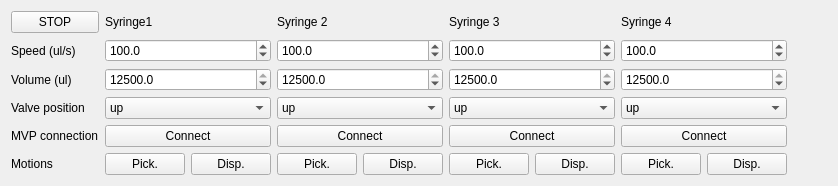
               <widget class="QWidget" name="tab_7">
                <attribute name="title">
                 <string>WorkStation</string>
                </attribute>
                <layout class="QHBoxLayout" name="horizontalLayout_2">
                 <item>
                  <layout class="QGridLayout" name="gridLayout_5">
                   <item row="5" column="4">
                    <layout class="QHBoxLayout" name="horizontalLayout_10">
                     <item>
                      <widget class="QPushButton" name="pushButton_fill_syringe_4">
                       <property name="text">
                        <string>Pick.</string>
                       </property>
                      </widget>
                     </item>
                     <item>
                      <widget class="QPushButton" name="pushButton_dispense_syringe_4">
                       <property name="text">
                        <string>Disp.</string>
                       </property>
                      </widget>
                     </item>
                    </layout>
                   </item>
                   <item row="5" column="2">
                    <layout class="QHBoxLayout" name="horizontalLayout_8">
                     <item>
                      <widget class="QPushButton" name="pushButton_fill_syringe_2">
                       <property name="text">
                        <string>Pick.</string>
                       </property>
                      </widget>
                     </item>
                     <item>
                      <widget class="QPushButton" name="pushButton_dispense_syringe_2">
                       <property name="text">
                        <string>Disp.</string>
                       </property>
                      </widget>
                     </item>
                    </layout>
                   </item>
                   <item row="5" column="3">
                    <layout class="QHBoxLayout" name="horizontalLayout_9">
                     <item>
                      <widget class="QPushButton" name="pushButton_fill_syringe_3">
                       <property name="text">
                        <string>Pick.</string>
                       </property>
                      </widget>
                     </item>
                     <item>
                      <widget class="QPushButton" name="pushButton_dispense_syringe_3">
                       <property name="text">
                        <string>Disp.</string>
                       </property>
                      </widget>
                     </item>
                    </layout>
                   </item>
                   <item row="5" column="1">
                    <layout class="QHBoxLayout" name="horizontalLayout_5">
                     <item>
                      <widget class="QPushButton" name="pushButton_fill_syringe_1">
                       <property name="text">
                        <string>Pick.</string>
                       </property>
                      </widget>
                     </item>
                     <item>
                      <widget class="QPushButton" name="pushButton_dispense_syringe_1">
                       <property name="text">
                        <string>Disp.</string>
                       </property>
                      </widget>
                     </item>
                    </layout>
                   </item>
                   <item row="4" column="1">
                    <widget class="QPushButton" name="pushButton_connect_mvp_syringe_1">
                     <property name="sizePolicy">
                      <sizepolicy hsizetype="Minimum" vsizetype="Fixed">
                       <horstretch>0</horstretch>
                       <verstretch>0</verstretch>
                      </sizepolicy>
                     </property>
                     <property name="text">
                      <string>Connect</string>
                     </property>
                    </widget>
                   </item>
                   <item row="4" column="3">
                    <widget class="QPushButton" name="pushButton_connect_mvp_syringe_3">
                     <property name="sizePolicy">
                      <sizepolicy hsizetype="Minimum" vsizetype="Fixed">
                       <horstretch>0</horstretch>
                       <verstretch>0</verstretch>
                      </sizepolicy>
                     </property>
                     <property name="text">
                      <string>Connect</string>
                     </property>
                    </widget>
                   </item>
                   <item row="4" column="2">
                    <widget class="QPushButton" name="pushButton_connect_mvp_syringe_2">
                     <property name="sizePolicy">
                      <sizepolicy hsizetype="Minimum" vsizetype="Fixed">
                       <horstretch>0</horstretch>
                       <verstretch>0</verstretch>
                      </sizepolicy>
                     </property>
                     <property name="text">
                      <string>Connect</string>
                     </property>
                    </widget>
                   </item>
                   <item row="5" column="0">
                    <widget class="QLabel" name="label_21">
                     <property name="text">
                      <string>Motions</string>
                     </property>
                    </widget>
                   </item>
                   <item row="2" column="0">
                    <widget class="QLabel" name="label_22">
                     <property name="text">
                      <string>Volume (ul)</string>
                     </property>
                    </widget>
                   </item>
                   <item row="2" column="1">
                    <widget class="QDoubleSpinBox" name="doubleSpinBox_stroke_factor_1">
                     <property name="decimals">
                      <number>1</number>
                     </property>
                     <property name="maximum">
                      <double>12500.000000000000000</double>
                     </property>
                     <property name="singleStep">
                      <double>1.000000000000000</double>
                     </property>
                     <property name="value">
                      <double>12500.000000000000000</double>
                     </property>
                    </widget>
                   </item>
                   <item row="4" column="4">
                    <widget class="QPushButton" name="pushButton_connect_mvp_syringe_4">
                     <property name="sizePolicy">
                      <sizepolicy hsizetype="Minimum" vsizetype="Fixed">
                       <horstretch>0</horstretch>
                       <verstretch>0</verstretch>
                      </sizepolicy>
                     </property>
                     <property name="text">
                      <string>Connect</string>
                     </property>
                    </widget>
                   </item>
                   <item row="3" column="1">
                    <widget class="QComboBox" name="comboBox_valve_port_1">
                     <item>
                      <property name="text">
                       <string>up</string>
                      </property>
                     </item>
                     <item>
                      <property name="text">
                       <string>left</string>
                      </property>
                     </item>
                     <item>
                      <property name="text">
                       <string>right</string>
                      </property>
                     </item>
                    </widget>
                   </item>
                   <item row="3" column="0">
                    <widget class="QLabel" name="label_18">
                     <property name="sizePolicy">
                      <sizepolicy hsizetype="Fixed" vsizetype="Preferred">
                       <horstretch>0</horstretch>
                       <verstretch>0</verstretch>
                      </sizepolicy>
                     </property>
                     <property name="text">
                      <string>Valve position</string>
                     </property>
                    </widget>
                   </item>
                   <item row="0" column="1">
                    <widget class="QLabel" name="label_9">
                     <property name="sizePolicy">
                      <sizepolicy hsizetype="Fixed" vsizetype="Preferred">
                       <horstretch>0</horstretch>
                       <verstretch>0</verstretch>
                      </sizepolicy>
                     </property>
                     <property name="text">
                      <string>Syringe1</string>
                     </property>
                    </widget>
                   </item>
                   <item row="0" column="4">
                    <widget class="QLabel" name="label_17">
                     <property name="sizePolicy">
                      <sizepolicy hsizetype="Fixed" vsizetype="Preferred">
                       <horstretch>0</horstretch>
                       <verstretch>0</verstretch>
                      </sizepolicy>
                     </property>
                     <property name="text">
                      <string>Syringe 4</string>
                     </property>
                    </widget>
                   </item>
                   <item row="0" column="3">
                    <widget class="QLabel" name="label_16">
                     <property name="sizePolicy">
                      <sizepolicy hsizetype="Fixed" vsizetype="Preferred">
                       <horstretch>0</horstretch>
                       <verstretch>0</verstretch>
                      </sizepolicy>
                     </property>
                     <property name="text">
                      <string>Syringe 3</string>
                     </property>
                    </widget>
                   </item>
                   <item row="0" column="2">
                    <widget class="QLabel" name="label_15">
                     <property name="sizePolicy">
                      <sizepolicy hsizetype="Fixed" vsizetype="Fixed">
                       <horstretch>0</horstretch>
                       <verstretch>0</verstretch>
                      </sizepolicy>
                     </property>
                     <property name="text">
                      <string>Syringe 2</string>
                     </property>
                    </widget>
                   </item>
                   <item row="3" column="2">
                    <widget class="QComboBox" name="comboBox_valve_port_2">
                     <item>
                      <property name="text">
                       <string>up</string>
                      </property>
                     </item>
                     <item>
                      <property name="text">
                       <string>left</string>
                      </property>
                     </item>
                     <item>
                      <property name="text">
                       <string>right</string>
                      </property>
                     </item>
                    </widget>
                   </item>
                   <item row="3" column="3">
                    <widget class="QComboBox" name="comboBox_valve_port_3">
                     <item>
                      <property name="text">
                       <string>up</string>
                      </property>
                     </item>
                     <item>
                      <property name="text">
                       <string>left</string>
                      </property>
                     </item>
                     <item>
                      <property name="text">
                       <string>right</string>
                      </property>
                     </item>
                    </widget>
                   </item>
                   <item row="2" column="2">
                    <widget class="QDoubleSpinBox" name="doubleSpinBox_stroke_factor_2">
                     <property name="decimals">
                      <number>1</number>
                     </property>
                     <property name="maximum">
                      <double>12500.000000000000000</double>
                     </property>
                     <property name="singleStep">
                      <double>1.000000000000000</double>
                     </property>
                     <property name="value">
                      <double>12500.000000000000000</double>
                     </property>
                    </widget>
                   </item>
                   <item row="4" column="0">
                    <widget class="QLabel" name="label_20">
                     <property name="text">
                      <string>MVP connection</string>
                     </property>
                    </widget>
                   </item>
                   <item row="1" column="4">
                    <widget class="QDoubleSpinBox" name="doubleSpinBox_speed_normal_mode_4">
                     <property name="decimals">
                      <number>1</number>
                     </property>
                     <property name="maximum">
                      <double>5000.000000000000000</double>
                     </property>
                     <property name="singleStep">
                      <double>100.000000000000000</double>
                     </property>
                     <property name="value">
                      <double>100.000000000000000</double>
                     </property>
                    </widget>
                   </item>
                   <item row="1" column="3">
                    <widget class="QDoubleSpinBox" name="doubleSpinBox_speed_normal_mode_3">
                     <property name="decimals">
                      <number>1</number>
                     </property>
                     <property name="maximum">
                      <double>5000.000000000000000</double>
                     </property>
                     <property name="singleStep">
                      <double>100.000000000000000</double>
                     </property>
                     <property name="value">
                      <double>100.000000000000000</double>
                     </property>
                    </widget>
                   </item>
                   <item row="3" column="4">
                    <widget class="QComboBox" name="comboBox_valve_port_4">
                     <item>
                      <property name="text">
                       <string>up</string>
                      </property>
                     </item>
                     <item>
                      <property name="text">
                       <string>left</string>
                      </property>
                     </item>
                     <item>
                      <property name="text">
                       <string>right</string>
                      </property>
                     </item>
                    </widget>
                   </item>
                   <item row="1" column="1">
                    <widget class="QDoubleSpinBox" name="doubleSpinBox_speed_normal_mode_1">
                     <property name="decimals">
                      <number>1</number>
                     </property>
                     <property name="maximum">
                      <double>5000.000000000000000</double>
                     </property>
                     <property name="singleStep">
                      <double>100.000000000000000</double>
                     </property>
                     <property name="value">
                      <double>100.000000000000000</double>
                     </property>
                    </widget>
                   </item>
                   <item row="1" column="0">
                    <widget class="QLabel" name="label_19">
                     <property name="sizePolicy">
                      <sizepolicy hsizetype="Fixed" vsizetype="Preferred">
                       <horstretch>0</horstretch>
                       <verstretch>0</verstretch>
                      </sizepolicy>
                     </property>
                     <property name="text">
                      <string>Speed (ul/s)</string>
                     </property>
                    </widget>
                   </item>
                   <item row="1" column="2">
                    <widget class="QDoubleSpinBox" name="doubleSpinBox_speed_normal_mode_2">
                     <property name="decimals">
                      <number>1</number>
                     </property>
                     <property name="maximum">
                      <double>5000.000000000000000</double>
                     </property>
                     <property name="singleStep">
                      <double>100.000000000000000</double>
                     </property>
                     <property name="value">
                      <double>100.000000000000000</double>
                     </property>
                    </widget>
                   </item>
                   <item row="2" column="4">
                    <widget class="QDoubleSpinBox" name="doubleSpinBox_stroke_factor_4">
                     <property name="decimals">
                      <number>1</number>
                     </property>
                     <property name="maximum">
                      <double>12500.000000000000000</double>
                     </property>
                     <property name="singleStep">
                      <double>1.000000000000000</double>
                     </property>
                     <property name="value">
                      <double>12500.000000000000000</double>
                     </property>
                    </widget>
                   </item>
                   <item row="2" column="3">
                    <widget class="QDoubleSpinBox" name="doubleSpinBox_stroke_factor_3">
                     <property name="decimals">
                      <number>1</number>
                     </property>
                     <property name="maximum">
                      <double>12500.000000000000000</double>
                     </property>
                     <property name="singleStep">
                      <double>1.000000000000000</double>
                     </property>
                     <property name="value">
                      <double>12500.000000000000000</double>
                     </property>
                    </widget>
                   </item>
                   <item row="0" column="0">
                    <widget class="QPushButton" name="pushButton_stop_normal">
                     <property name="sizePolicy">
                      <sizepolicy hsizetype="Minimum" vsizetype="Fixed">
                       <horstretch>0</horstretch>
                       <verstretch>0</verstretch>
                      </sizepolicy>
                     </property>
                     <property name="text">
                      <string>STOP</string>
                     </property>
                    </widget>
                   </item>
                  </layout>
                 </item>
                 <item>
                  <spacer name="horizontalSpacer">
                   <property name="orientation">
                    <enum>Qt::Horizontal</enum>
                   </property>
                   <property name="sizeHint" stdset="0">
                    <size>
                     <width>40</width>
                     <height>20</height>
                    </size>
                   </property>
                  </spacer>
                 </item>
                </layout>
               </widget>
